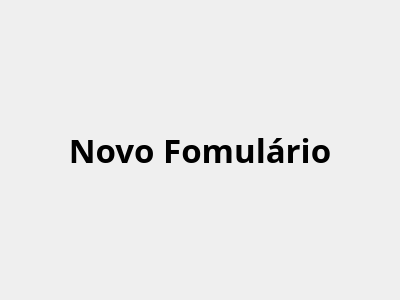
<?xml version="1.0" encoding="UTF-8"?>
<ui version="4.0">
 <class>NovoForm</class>
 <widget class="QDialog" name="NovoForm">
  <property name="geometry">
   <rect>
    <x>0</x>
    <y>0</y>
    <width>400</width>
    <height>300</height>
   </rect>
  </property>
  <property name="windowTitle">
   <string>Dialog</string>
  </property>
  <layout class="QGridLayout" name="gridLayout">
   <item row="0" column="0">
    <widget class="QLabel" name="label">
     <property name="font">
      <font>
       <family>Tibetan Machine Uni</family>
       <pointsize>25</pointsize>
       <weight>75</weight>
       <bold>true</bold>
      </font>
     </property>
     <property name="text">
      <string>Novo Fomulário</string>
     </property>
     <property name="alignment">
      <set>Qt::AlignCenter</set>
     </property>
    </widget>
   </item>
  </layout>
 </widget>
 <resources/>
 <connections/>
</ui>
